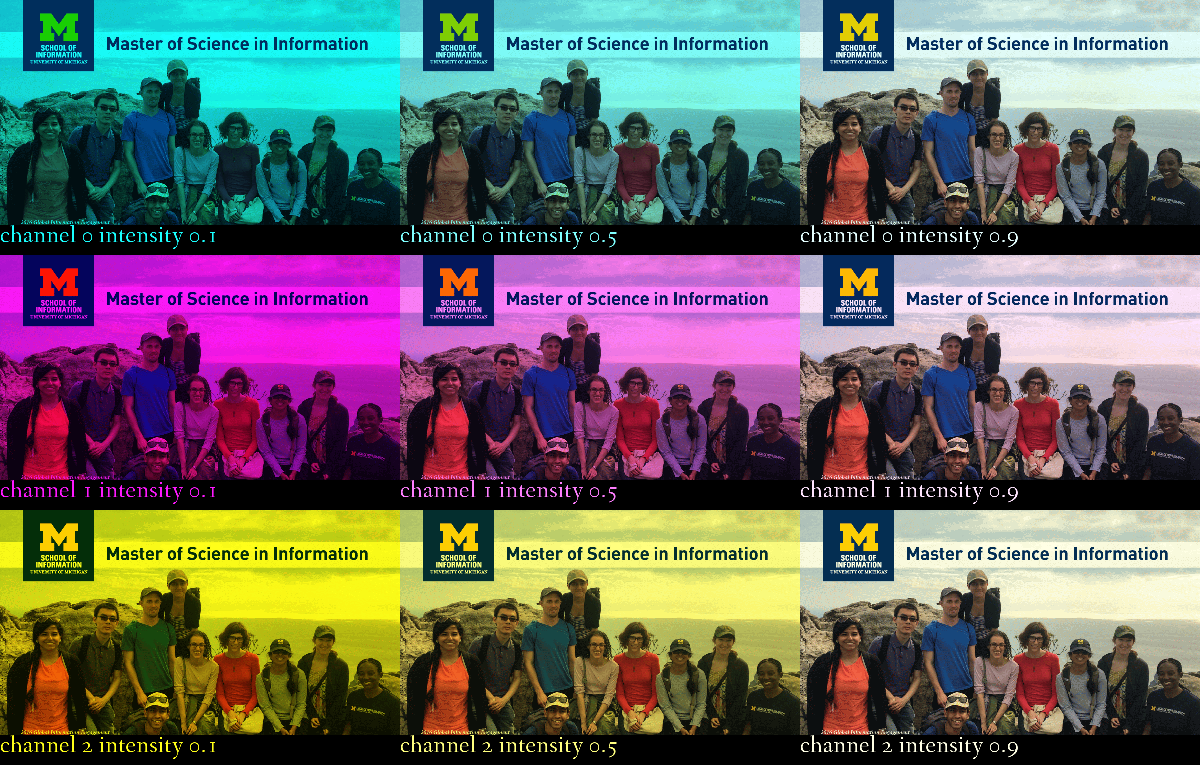

The script that drew this image:

import PIL
from PIL import Image, ImageDraw, ImageFont
from PIL import ImageColor
from PIL import ImageEnhance


# read image and convert to RGB
image=Image.open("readonly/msi_recruitment.gif")
image=image.convert('RGB')

w,h = image.size

fontsize=75
def drawImg(text):
    new_image = Image.new(image.mode,((w,fontsize)),(0,0,0))
    draw = ImageDraw.Draw(new_image)
    font = ImageFont.truetype("readonly/fanwood-webfont.ttf",fontsize)
    draw.text((0,0), text,(255,255,255),font = font)
    
    return new_image    
    
def threeRows(image,width,height,intensity, val):    
    copyImage = image.copy()
    for x in range(width):
        for y in range(height):
            r,g,b = image.getpixel((x,y))
            # set intensity to r or g or b accordingly
            if(val == 1):
                r = int(intensity * r)
            elif(val == 2):
                g = int(intensity * g)
            else:
                b = int(intensity * b)
            copyImage.putpixel( (x,y), (r,g,b))
    return copyImage

images = []
textImages = [] # text written image is stored here
intensity = [0.1,0.5,0.9]
for i in range(1,10):
    if(i <= 3):
        val = 1
    elif(i <= 6):
        val = 2
    else:
        val = 3
    returnedImage = threeRows(image,w,h,intensity[(i%3)-1],val)
    images.append(returnedImage)
    #for draw
    
    text="channel {} intensity {}".format(val-1,intensity[(i%3)-1])
    drawImage = drawImg(text)
    dw,dh=drawImage.size
    returnedImage = threeRows(drawImage,dw,dh,intensity[(i%3)-1],val)
    textImages.append(returnedImage)

    
distance = 75
first_image = images[0]

contact_sheet=Image.new(first_image.mode, ((first_image.width)*3,(first_image.height+distance)*3))

x=0
y=0
count=1 # this for printing 3 textimages
index = 0
prev = 0
for img in images:
    contact_sheet.paste(img, (x,y))
    if x+first_image.width == contact_sheet.width:
        
        # before adding height, insert textfotos
        
        x=0
        y+=first_image.height
        for textimg in textImages[count-3:count]:  #fix this
            contact_sheet.paste(textimg, (x,y))
            x += first_image.width
        prev=count            
            
        x=0
        y=y+distance
    else:
        x=x+first_image.width
        count += 1

contact_sheet = contact_sheet.resize((int(contact_sheet.width/2),int(contact_sheet.height/2) ))

display(contact_sheet)
  
